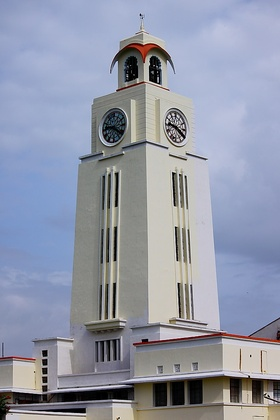
%> input picture clocktower.jpg, 280 x 420 px, shrunk from 683 x 1024 before the run
$ octave Q1.m   (GNU Octave 9; MATLAB toolbox functions it lacks are replaced by stand-ins)
%> lines starting %> are read from the running program, lines starting %| are printed output that depends on the picture
% Read the image
img = imread('clocktower.jpg');
%> img is the input picture: size 420x280x3 uint8; mean R, G, B 146, 151.4, 167.8

% Display the original image
figure;
imshow(img);
title('Original Image');

% Convert the image to grayscale if it's a color image
if size(img, 3) == 3
    img_gray = rgb2gray(img);
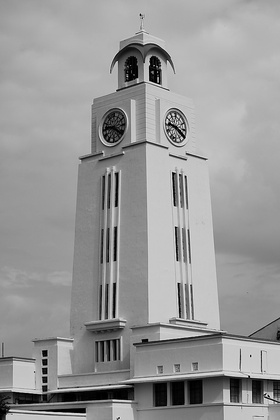
%> img_gray: size 420x280 uint8; min 0, max 243, mean 151.6
else
    img_gray = img;
end

% Define the binning factor
binning_factor = 2; % You can adjust this factor as needed

% Perform pixel binning (average pooling)
binned_image = binning(img_gray, binning_factor);

% Display the binned image
figure;
imshow(uint8(binned_image));
title('Binned Image');

% Save the binned image if needed
imwrite(uint8(binned_image), 'binned_clocktower.jpg');

% Function for pixel binning (average pooling)
function binned_img = binning(img, factor)
%> called with factor = 2
    [rows, cols] = size(img);
%> rows = 420; cols = 280
    binned_rows = floor(rows / factor);
%> binned_rows = 210
    binned_cols = floor(cols / factor);
%> binned_cols = 140

    binned_img = zeros(binned_rows, binned_cols);

    for i = 1:binned_rows
        for j = 1:binned_cols
            row_range = (i - 1) * factor + 1 : i * factor;
            col_range = (j - 1) * factor + 1 : j * factor;

            block = img(row_range, col_range);
            binned_img(i, j) = mean(block(:));
        end
    end
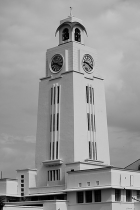
%> binned_img: size 210x140 double; min 0, max 214, mean 151.6
end
